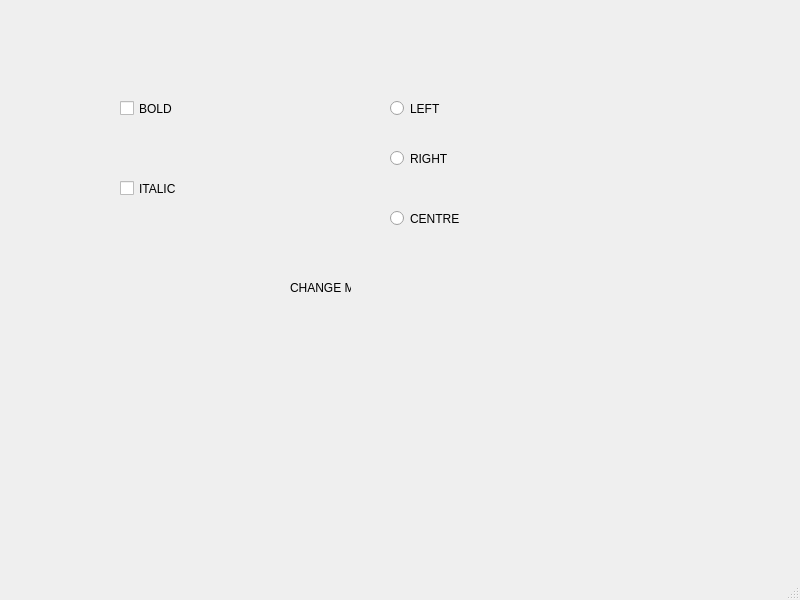
<?xml version="1.0" encoding="UTF-8"?>
<ui version="4.0">
 <class>MainWindow</class>
 <widget class="QMainWindow" name="MainWindow">
  <property name="geometry">
   <rect>
    <x>0</x>
    <y>0</y>
    <width>800</width>
    <height>600</height>
   </rect>
  </property>
  <property name="windowTitle">
   <string>MainWindow</string>
  </property>
  <widget class="QWidget" name="centralwidget">
   <widget class="QCheckBox" name="checkBox">
    <property name="geometry">
     <rect>
      <x>120</x>
      <y>100</y>
      <width>70</width>
      <height>17</height>
     </rect>
    </property>
    <property name="text">
     <string>BOLD</string>
    </property>
   </widget>
   <widget class="QCheckBox" name="checkBox_2">
    <property name="geometry">
     <rect>
      <x>120</x>
      <y>180</y>
      <width>70</width>
      <height>17</height>
     </rect>
    </property>
    <property name="text">
     <string>ITALIC</string>
    </property>
   </widget>
   <widget class="QRadioButton" name="radioButton">
    <property name="geometry">
     <rect>
      <x>390</x>
      <y>100</y>
      <width>82</width>
      <height>17</height>
     </rect>
    </property>
    <property name="text">
     <string>LEFT</string>
    </property>
   </widget>
   <widget class="QRadioButton" name="radioButton_2">
    <property name="geometry">
     <rect>
      <x>390</x>
      <y>150</y>
      <width>82</width>
      <height>17</height>
     </rect>
    </property>
    <property name="text">
     <string>RIGHT</string>
    </property>
   </widget>
   <widget class="QRadioButton" name="radioButton_3">
    <property name="geometry">
     <rect>
      <x>390</x>
      <y>210</y>
      <width>82</width>
      <height>17</height>
     </rect>
    </property>
    <property name="text">
     <string>CENTRE</string>
    </property>
   </widget>
   <widget class="QLabel" name="label">
    <property name="geometry">
     <rect>
      <x>290</x>
      <y>272</y>
      <width>61</width>
      <height>31</height>
     </rect>
    </property>
    <property name="text">
     <string>CHANGE ME</string>
    </property>
   </widget>
  </widget>
  <widget class="QMenuBar" name="menubar">
   <property name="geometry">
    <rect>
     <x>0</x>
     <y>0</y>
     <width>800</width>
     <height>21</height>
    </rect>
   </property>
  </widget>
  <widget class="QStatusBar" name="statusbar"/>
 </widget>
 <resources/>
 <connections/>
</ui>
